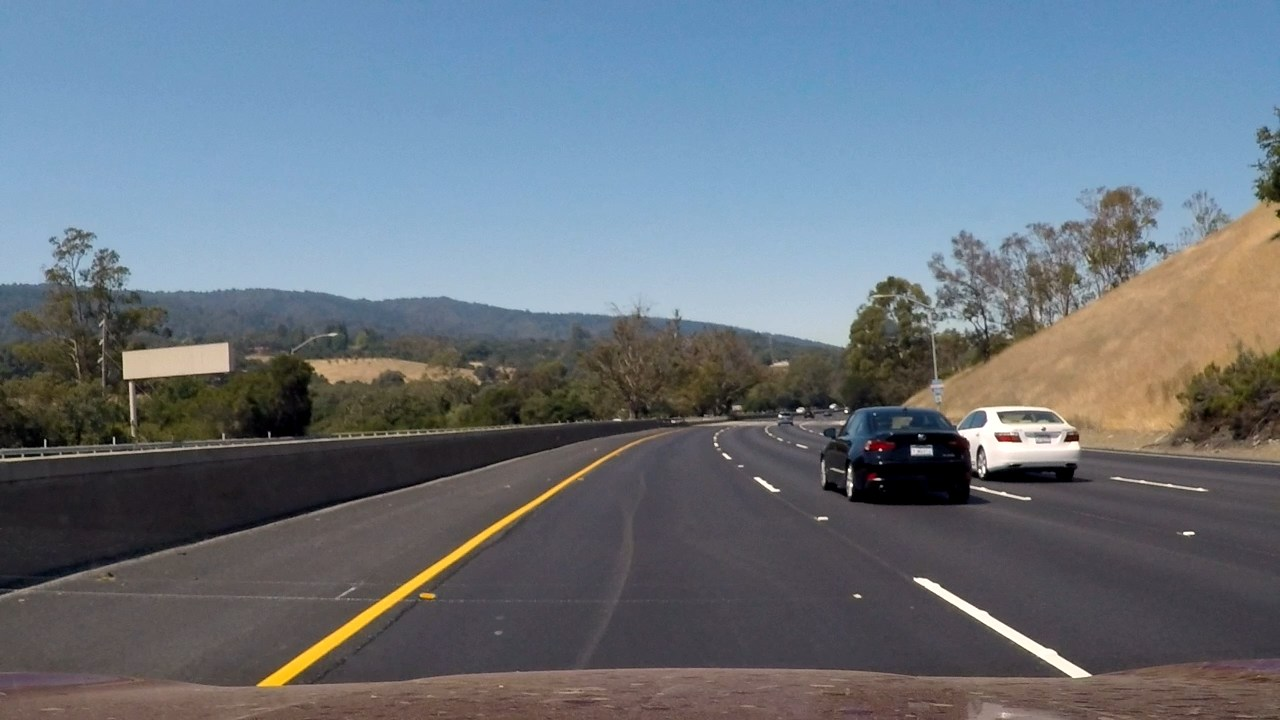
#> input picture test_images/challenge1.jpg, 1280 x 720 px; its folder holds only this picture in this run
$ jupyter execute --allow-errors P1.ipynb   (shell and % lines are left out)
#> lines starting #> are read from the running program, lines starting #| are printed output that depends on the picture; after the words box and inside, x2 and y2 are one past the last pixel; in counts of white or black regions, pixels touching at a corner belong together
# **Finding Lane Lines on the Road**
***
In this project, you will use the tools you learned about in the lesson to identify lane lines on the road.  You can develop your pipeline on a series of individual images, and later apply the result to a video stream (really just a series of images). Check out the video clip "raw-lines-example.mp4" (also contained in this repository) to see what the output should look like after using the helper functions below.

Once you have a result that looks roughly like "raw-lines-example.mp4", you'll need to get creative and try to average and/or extrapolate the line segments you've detected to map out the full extent of the lane lines.  You can see an example of the result you're going for in the video "P1_example.mp4".  Ultimately, you would like to draw just one line for the left side of the lane, and one for the right.

---
Let's have a look at our first image called 'test_images/solidWhiteRight.jpg'.  Run the 2 cells below (hit Shift-Enter or the "play" button above) to display the image.

**Note** If, at any point, you encounter frozen display windows or other confounding issues, you can always start again with a clean slate by going to the "Kernel" menu above and selecting "Restart & Clear Output".

---

**The tools you have are color selection, region of interest selection, grayscaling, Gaussian smoothing, Canny Edge Detection and Hough Tranform line detection.  You  are also free to explore and try other techniques that were not presented in the lesson.  Your goal is piece together a pipeline to detect the line segments in the image, then average/extrapolate them and draw them onto the image for display (as below).  Once you have a working pipeline, try it out on the video stream below.**

---

<figure>

 <figcaption>
 <p></p>
 <p style="text-align: center;"> Your output should look something like this (above) after detecting line segments using the helper functions below </p>
 </figcaption>
</figure>
 <p></p>
<figure>

 <figcaption>
 <p></p>
 <p style="text-align: center;"> Your goal is to connect/average/extrapolate line segments to get output like this</p>
 </figcaption>
</figure>

[cell 1]
#importing some useful packages
import matplotlib.pyplot as plt
import matplotlib.image as mpimg
import numpy as np
import cv2

#> (a cell that did not finish here is left out)

**Some OpenCV functions (beyond those introduced in the lesson) that might be useful for this project are:**

`cv2.inRange()` for color selection
`cv2.fillPoly()` for regions selection
`cv2.line()` to draw lines on an image given endpoints
`cv2.addWeighted()` to coadd / overlay two images
`cv2.cvtColor()` to grayscale or change color
`cv2.imwrite()` to output images to file
`cv2.bitwise_and()` to apply a mask to an image

**Check out the OpenCV documentation to learn about these and discover even more awesome functionality!**

Below are some helper functions to help get you started. They should look familiar from the lesson!

[cell 3]
import math

DEBUG = True
#> DEBUG = True

def grayscale(img):
    """Applies the Grayscale transform
    This will return an image with only one color channel
    but NOTE: to see the returned image as grayscale
    you should call plt.imshow(gray, cmap='gray')"""
    # Adjust contrast first
    img = cv2.multiply(img, 0.6)

    img = cv2.cvtColor(img, cv2.COLOR_BGR2GRAY)
    return img

def canny(img, low_threshold, high_threshold):
    """Applies the Canny transform"""
    return cv2.Canny(img, low_threshold, high_threshold)

def gaussian_blur(img, kernel_size):
    """Applies a Gaussian Noise kernel"""
    return cv2.GaussianBlur(img, (kernel_size, kernel_size), 0)

def region_of_interest(img, vertices):
    """
    Applies an image mask.

    Only keeps the region of the image defined by the polygon
    formed from `vertices`. The rest of the image is set to black.
    """
    #defining a blank mask to start with
    mask = np.zeros_like(img)

    #defining a 3 channel or 1 channel color to fill the mask with depending on the input image
    if len(img.shape) > 2:
        channel_count = img.shape[2]  # i.e. 3 or 4 depending on your image
        ignore_mask_color = (255,) * channel_count
    else:
        ignore_mask_color = 255

    #filling pixels inside the polygon defined by "vertices" with the fill color
    cv2.fillPoly(mask, vertices, ignore_mask_color)

    #returning the image only where mask pixels are nonzero
    masked_image = cv2.bitwise_and(img, mask)
    return masked_image

# [59 lines left out: functions extrapolate_line, extrapolate_lines, find_closest, not called in this run]

def dist2(point1, point2):
    return (point2[0] - point1[0])**2 + (point2[1] - point1[1])**2

# [41 lines left out: functions distance_to_segment, filter_lines_lanes, not called in this run]

def filter_lines(img, lines, slope_min_threshold, slope_max_threshold, max_distance):
    """
    Filter lines by slope and try to find lanes.
    """
    # Select lines with slope within range and separate them into left and right based on slope
    left_lines = []
    right_lines = []
    for line in lines:
        for x1, y1, x2, y2 in line:
            slope = ((y2 - y1) / (x2 - x1))

            if abs(slope) < slope_min_threshold or abs(slope) > slope_max_threshold:
                continue

            if slope < 0:
                left_lines.append(line)
            else:
                right_lines.append(line)

    if len(left_lines) > 0:
        left_lines = filter_lines_lanes(img, left_lines, max_distance)
    if len(right_lines) > 0:
        right_lines = filter_lines_lanes(img, right_lines, max_distance)

    return left_lines, right_lines

def draw_lines(img, lines, color=[255, 0, 0], thickness=2):
    """
    NOTE: this is the function you might want to use as a starting point once you want to
    average/extrapolate the line segments you detect to map out the full
    extent of the lane (going from the result shown in raw-lines-example.mp4
    to that shown in P1_example.mp4).

    Think about things like separating line segments by their
    slope ((y2-y1)/(x2-x1)) to decide which segments are part of the left
    line vs. the right line.  Then, you can average the position of each of
    the lines and extrapolate to the top and bottom of the lane.

    This function draws `lines` with `color` and `thickness`.
    Lines are drawn on the image inplace (mutates the image).
    If you want to make the lines semi-transparent, think about combining
    this function with the weighted_img() function below
    """
    # Start with blank image to draw lines on
    line_img = np.zeros((*img.shape, 3), dtype=np.uint8)

    for line in lines:
        for x1, y1, x2, y2 in line:
            cv2.line(line_img, (x1, y1), (x2, y2), color, thickness)

    return line_img

def hough_lines(img, rho, theta, threshold, min_line_len, max_line_gap):
    """
    `img` should be the output of a Canny transform.

    Returns an image with hough lines drawn.
    """
    lines = cv2.HoughLinesP(img, rho, theta, threshold, np.array([]), minLineLength=min_line_len, maxLineGap=max_line_gap)
    return lines

# Python 3 has support for cool math symbols.

def weighted_img(img, initial_img, α=0.8, β=1., λ=0.):
    """
    `img` is the output of the hough_lines(), An image with lines drawn on it.
    Should be a blank image (all black) with lines drawn on it.

    `initial_img` should be the image before any processing.

    The result image is computed as follows:

    initial_img * α + img * β + λ
    NOTE: initial_img and img must be the same shape!
    """
    return cv2.addWeighted(initial_img, α, img, β, λ)

## Test on Images

Now you should build your pipeline to work on the images in the directory "test_images"
**You should make sure your pipeline works well on these images before you try the videos.**

[cell 4]
import os
img_dir = "test_images/"
for img_name in os.listdir(img_dir):
    if "-after" in img_name:
        continue

    initial_img = mpimg.imread(img_dir + img_name)
#> initial_img is the input picture: shape (720, 1280, 3); mean R, G, B 105.6, 115.1, 125
    img = initial_img
    xsize = img.shape[1]
    ysize = img.shape[0]
    print('This image is:', img_name, 'with dimesions:', xsize, 'x', ysize)
#| This image is: challenge1.jpg with dimesions: 1280 x 720

    img = grayscale(img)
#> in grayscale, `img = cv2.cvtColor(img, cv2.COLOR_BGR2GRAY)`:
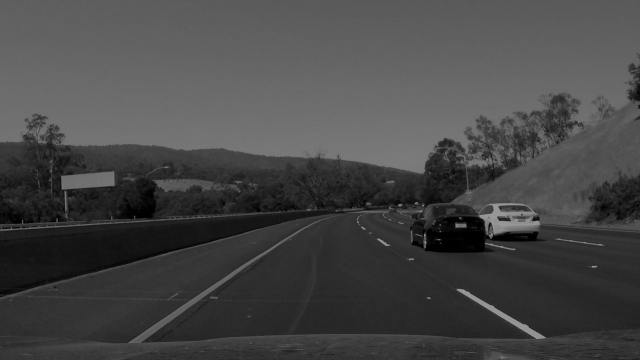
#> img: shape (720, 1280) (shown at 1/2 size); min 0, max 153, mean 70.2

    img = gaussian_blur(img, kernel_size=7)

    img = canny(img, low_threshold=5, high_threshold=6)

    xcenter = int(xsize / 2)
    ycenter = int(ysize / 2)

    # Bottom half of image
    left_top = (0, ycenter)
    right_top = (xsize, ycenter)
    right_bottom = (xsize, ysize)
    left_bottom = (0, ysize)
    region = np.array( [[left_top, right_top, right_bottom, left_bottom]], dtype=np.int32 )

    img = region_of_interest(img, region)
#> in region_of_interest, `cv2.fillPoly(mask, vertices, ignore_mask_color)`:
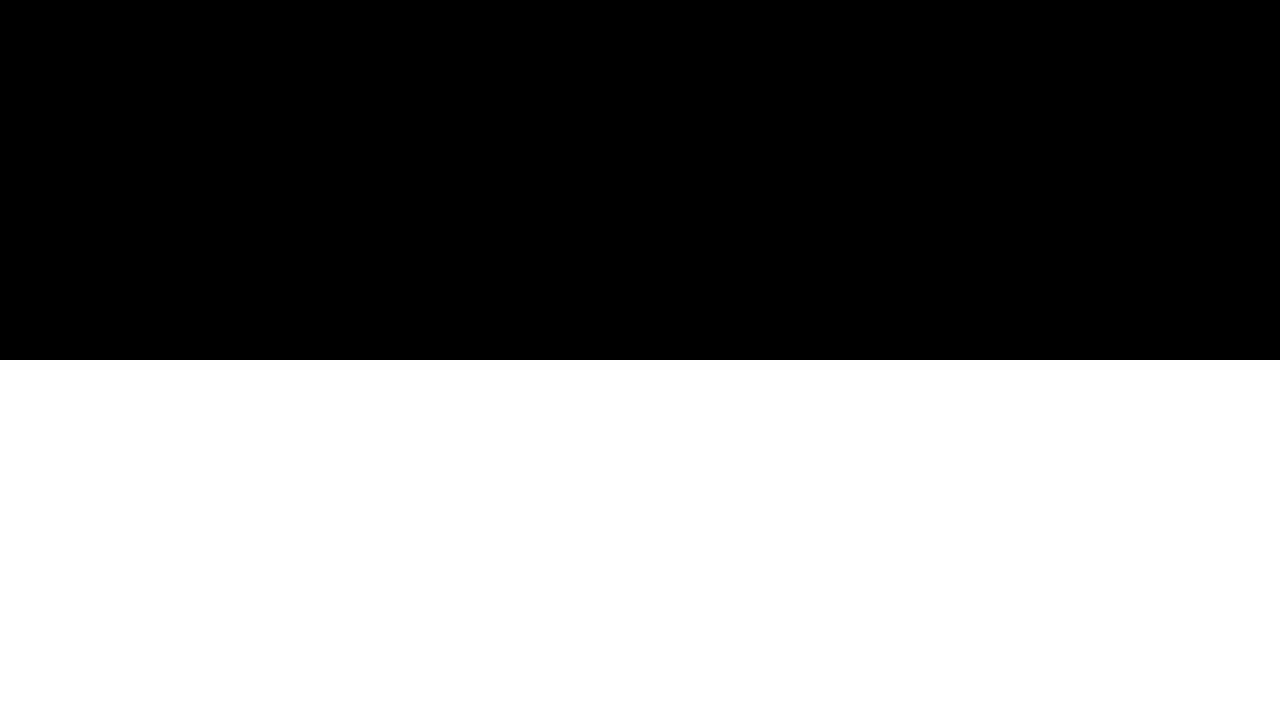
#> mask: shape (720, 1280); 50% white; 1 white region, box (x1, y1, x2, y2) and area: (0, 360, 1280, 720) 460800
#> in region_of_interest, `masked_image = cv2.bitwise_and(img, mask)`:
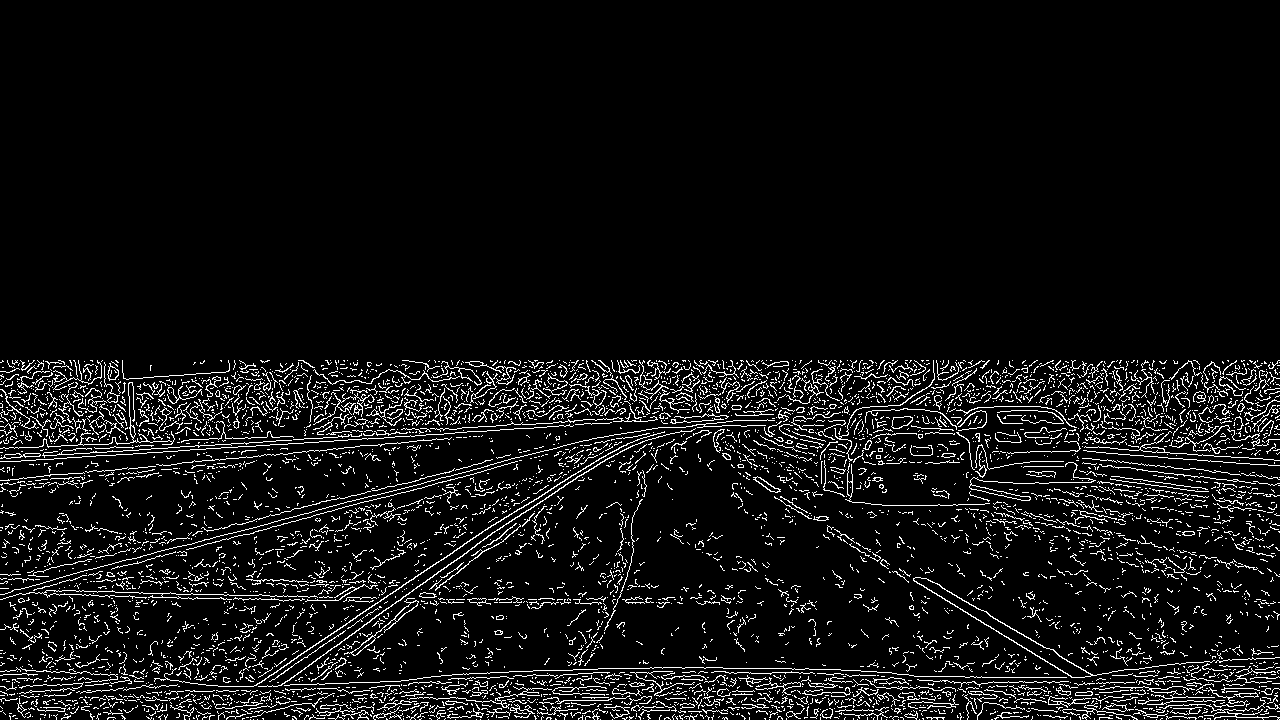
#> masked_image: shape (720, 1280); 6.8% white in thin lines or dots, all inside (x1, y1, x2, y2) = (0, 360, 1280, 720)

    lines = hough_lines(img, rho=2, theta=1*(np.pi/180), threshold=40, min_line_len=50, max_line_gap=100)
#> in hough_lines, `lines = cv2.HoughLinesP(img, rho, theta, threshold, np.array([]), minL..`: lines = 429 rows, first 6: [6, 397, 1275, 397], [5, 419, 1279, 419], [27, 697, 1275, 697], [2, 708, 1279, 708], [4, 713, 1268, 713], [0, 375, 1271, 375]

    left_lines, right_lines = filter_lines(img, lines, slope_min_threshold=0.5, slope_max_threshold=1.2, max_distance=30.0)
#> the loop in filter_lines, `for line in lines:` made 429 passes
#> after the loop in filter_lines, `for line in lines:`: left_lines = []
#> left_lines = []; right_lines = []

    lines = []
    if len(left_lines) > 0:
        lines.append(extrapolate_lines(left_lines, top_limit=ycenter, bottom_limit=ysize))
    if len(right_lines) > 0:
        lines.append(extrapolate_lines(right_lines, top_limit=ycenter, bottom_limit=ysize))

    img = draw_lines(img, lines, thickness=15)

    img = weighted_img(img, initial_img)
#> in weighted_img, `return cv2.addWeighted(initial_img, α, img, β, λ)`:
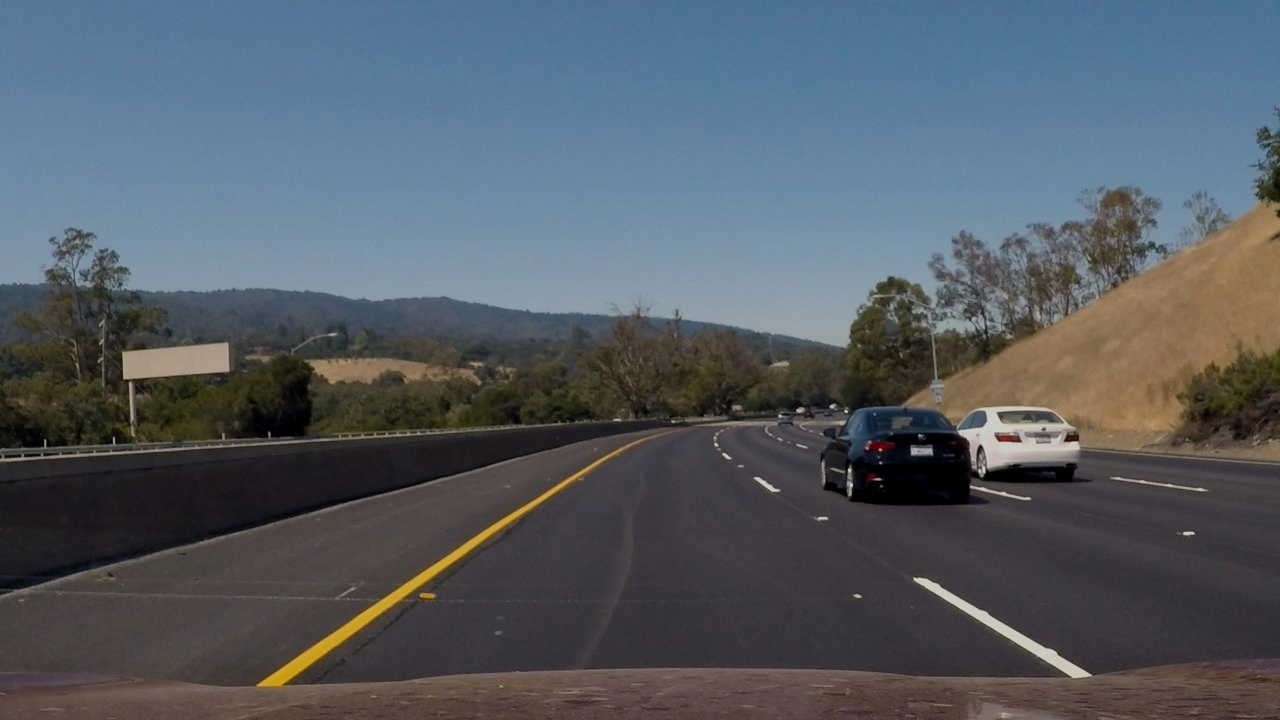
#> returned value: shape (720, 1280, 3); mean of channels 0, 1, 2 84.5, 92.1, 100; drawn as R, G, B

    mpimg.imsave(img_dir + img_name[:-4] + "-after.jpg", img)
